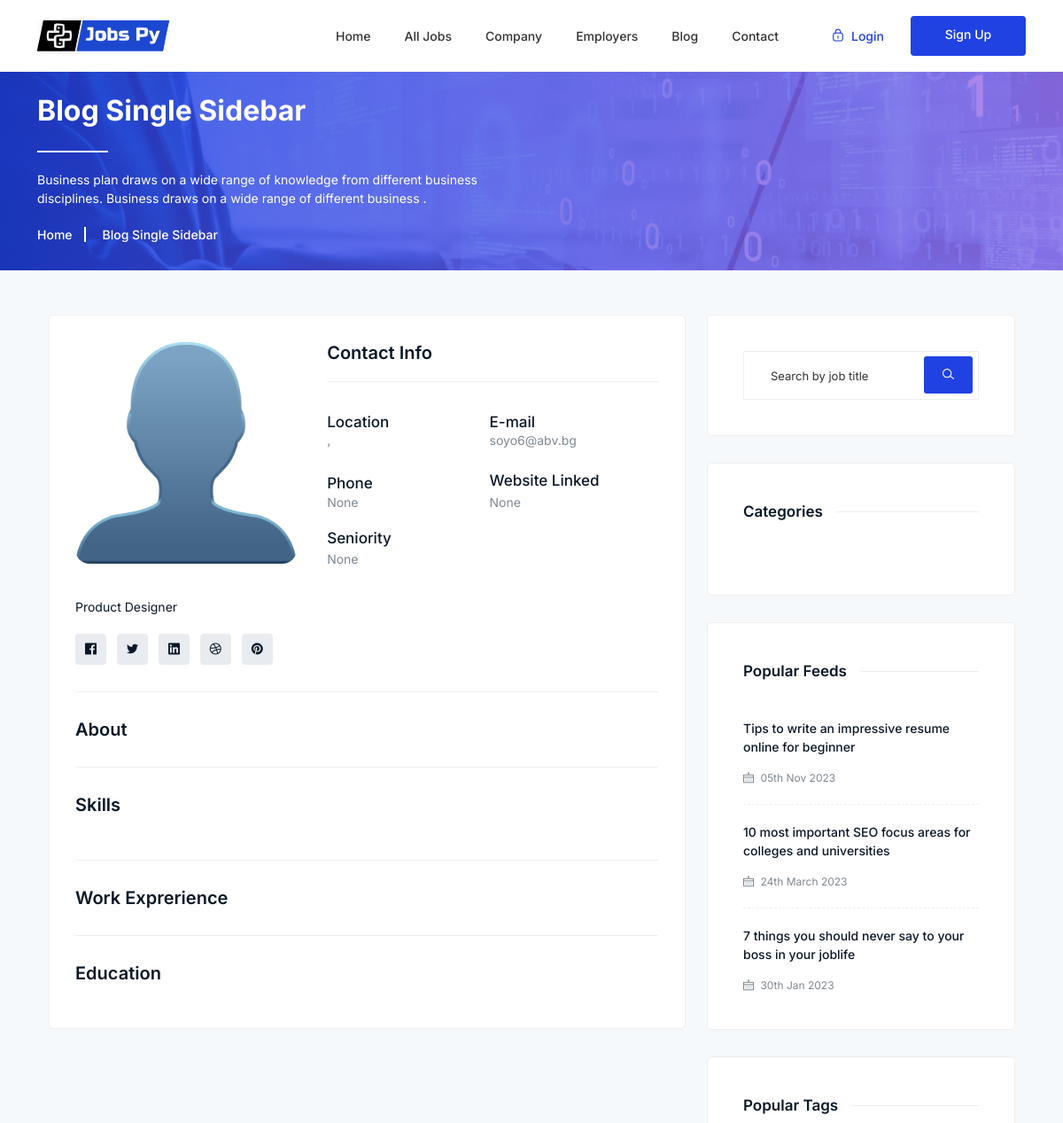
/jobseeker/details/4/ (upper part), run on an earlier commit of the app's database.
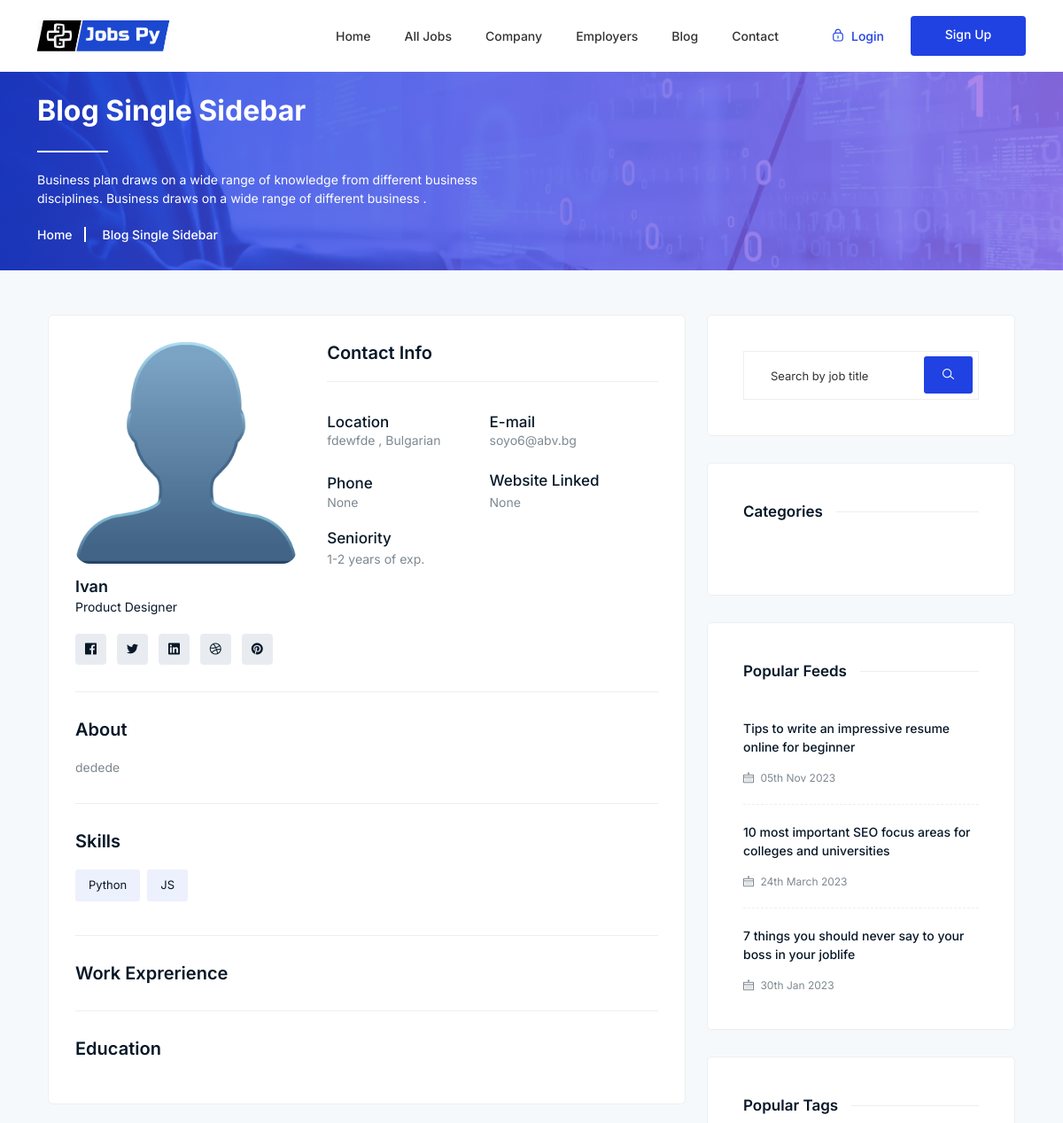
And on a later commit of the database.
### jobsPy/jobseekers/models.py (models this page shows, shortened)
class JobSeeker(models.Model):
    user = models.OneToOneField(UserModel, on_delete=models.CASCADE)
    first_name = models.CharField(max_length=50, blank=False, null=False)
    last_name = models.CharField(max_length=50, blank=False, null=False)
    city = models.CharField(max_length=50, blank=False, null=False)
    nationality = models.CharField(max_length=50, blank=False, null=False)
    occupation = models.CharField(max_length=50, blank=False, null=False)
    seniority = models.ForeignKey(Seniority, on_delete=models.SET_NULL, blank=True, null=True)
    website = models.URLField(max_length=70, blank=True, null=True)
    linkedin = models.URLField(blank=False, null=False, max_length=50)
    github = models.URLField(blank=False, null=False, max_length=50)
    about = RichTextField(blank=False, null=False)
    phone_number = models.CharField(max_length=50, blank=True, null=True)
    profile_picture = models.ImageField(
        blank=True, null=True, upload_to='images/profile')
    gender = models.CharField(blank=False, null=False,
                              choices=GENDER_TYPE, max_length=1)
    marital_status = models.CharField(blank=False, null=False, max_length=20, choices=MARITAL_STATUS)
    skills = models.ManyToManyField(Skills, related_name="skills")

### jobsPy/accounts/models.py (models this page shows)
class Account(AbstractBaseUser, PermissionsMixin):
    username = None
    ROLE_CHOICES = (
        ('jobseeker', 'Job Seeker'),
        ('company', 'Company'),
    )
    role = models.CharField(max_length=10, choices=ROLE_CHOICES)
    date_joined = models.DateTimeField(auto_now_add=True)
    last_login = models.DateTimeField(auto_now_add=True)
    email = models.EmailField(max_length=100, unique=True, null=False, blank=False)
    USERNAME_FIELD = 'email'
    EMAIL_FIELD = 'email'
    REQUIRED_FIELDS = []
    objects = AccountModel()
    is_staff = models.BooleanField(default=False)

### jobsPy/main/models.py (models this page shows)
class Seniority(models.Model):
    name = models.CharField(max_length=100)
    def __str__(self):
        return self.name

### jobsPy/jobs/models.py (models this page shows)
class Skills(models.Model):
    name = models.CharField(blank=True, null=True, max_length=20)
    def __str__(self):
        return self.name

### jobsPy/jobseekers/views.py (the view)
# urls.py: path("details/<int:pk>/", JobSeekerDetails.as_view(), name="jobseeker details"),
class JobSeekerDetails(DetailView):
    model = JobSeeker
    template_name = "job_seekers/job_seekers_details.html"

### templates/job_seekers/job_seekers_details.html (shortened to what the changed rows need)
{% extends 'base.html' %}
{% load static %}
{% block main_content %}
    <div class="breadcrumbs overlay">
        <div class="container">
            <div class="row">
                <div class="col-12">
                    <div class="breadcrumbs-content">
                        <h1 class="page-title">Blog Single Sidebar</h1>
                    </div>
                </div>
            </div>
        </div>
    </div>
    <section class="section blog-single">
        <div class="container">
            <div class="row">
                                <div class="resume ">
        <div class="container">
            <div class="resume-inner">
                <div class="row">
                    <div class="col-lg-8 col-12">
                        <div class="inner-content">
                            <div class="personal-top-content">
                                <div class="row">
                                    <div class="col-lg-5 col-md-5 col-12">
                                        <div class="name-head">
                                            <h4><a class="name" href="#">{{ object.first_name}}</a></h4>
                                        </div>
                                    </div>
                                    <div class="col-lg-7 col-md-7 col-12">
                                        <div class="content-right">
                                            <div class="single-list">
                                                <h5 class="title">Location</h5>
                                                <p>{{ object.occupation}} , {{ object.nationality }}</p>
                                            </div>
                                            <div class="single-list">
                                                <h5 class="title">E-mail</h5>
                                                <p>{{ object.user}}</p>
                                            </div>
                                            <div class="single-list">
                                                <h5 class="title">Phone</h5>
                                                <p>{{ object.phone_number}}</p>
                                            </div>
                                            <div class="single-list">
                                                <p><a href="#">{{ object.website }}</a></p>
                                            </div>
                                            <div class="single-list">
                                                <p><a href="#">{{ object.seniority }}</a></p>
                                            </div>
                                        </div>
                                    </div>
                                </div>
                            </div>
                            <div class="single-section">
                                <p class="font-size-4 mb-8">{{ object.about|safe }}</p>
                            </div>
                            <div class="single-section skill">
                                <ul class="list-unstyled d-flex align-items-center flex-wrap">
                                    {%  for skill in object.skills.all %}
                                    <li>
                                        <a href="#">{{ skill }}</a>
                                    </li>
                                    {% endfor %}
                                </ul>
                            </div>
                        </div>
                    </div>
                </div>
            </div>
        </div>
    </div>
            </div>
        </div>
    </section>
{% endblock %}

What changed in the data, as far as the page shows it:
changed JobSeeker "None": first_name (not shown) → "Ivan"; occupation (not shown) → "fdewfde"; nationality (not shown) → "Bulgarian"; seniority "None" → "1-2 years of exp."; about (not shown) → "dedede"
now on this page (row unchanged): Skills: name "Python"
now on this page (row unchanged): Skills: name "JS"
